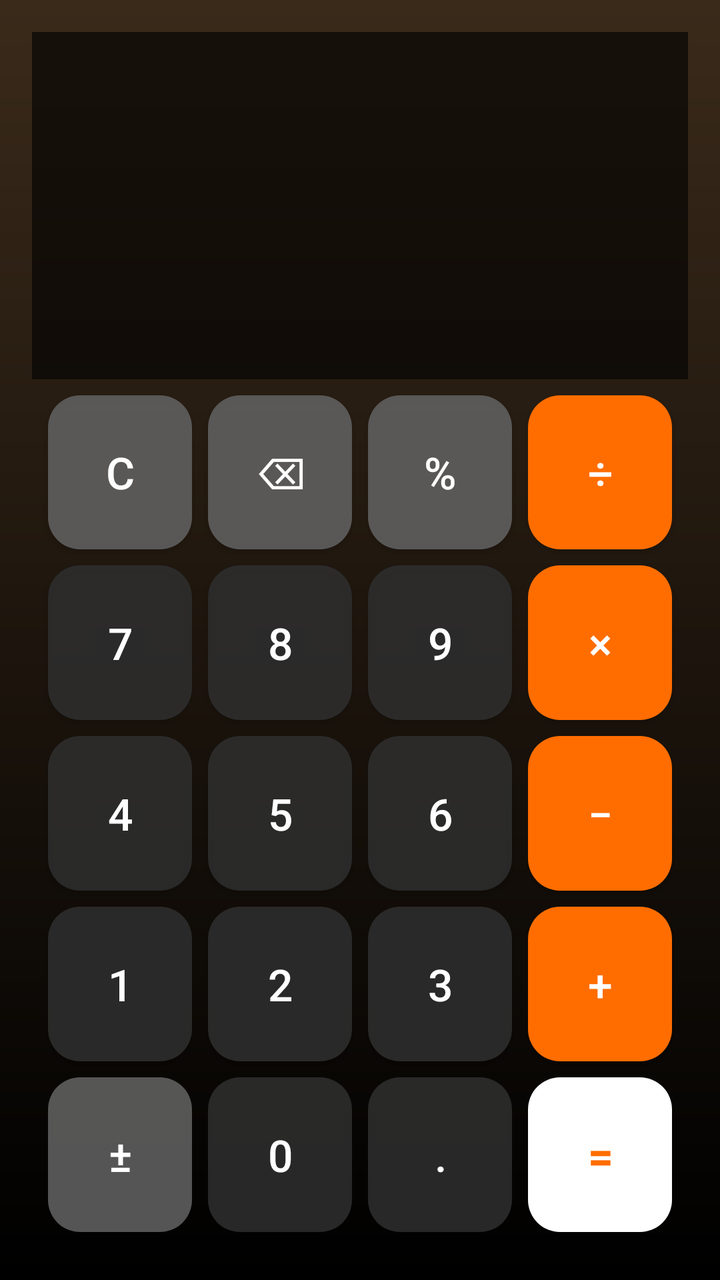
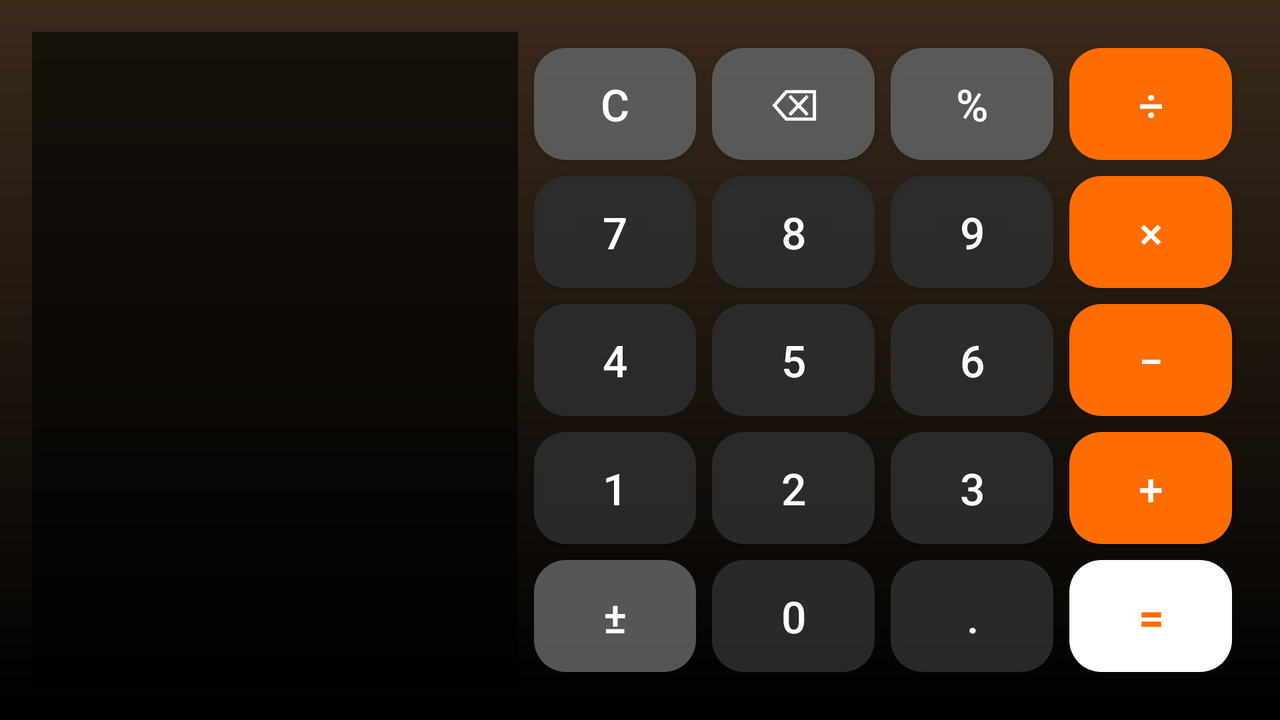

One screen, two layout resources from the same app: the default and the repository's alternative for another configuration. Each is rendered where Android would select it; the XML of both is given below.
<!-- AndroidManifest.xml: activity theme Theme.ED1.Calculadora -->
<!-- res/layout/activity_calculadora_normal.xml -->
<?xml version="1.0" encoding="utf-8"?>
<LinearLayout xmlns:android="http://schemas.android.com/apk/res/android"
    style="@style/Fondo.Pantalla"
    android:layout_width="match_parent"
    android:layout_height="match_parent"
    android:orientation="vertical">

        <LinearLayout
            style="@style/Calc.Display"
            android:layout_width="match_parent"
            android:layout_height="0dp"
            android:layout_weight="2">

            <TextView
                android:id="@+id/tvExpresion"
                style="@style/Calc.Expresion"
                android:layout_width="match_parent"
                android:layout_height="wrap_content" />

            <TextView
                android:id="@+id/tvPantalla"
                style="@style/Calc.Pantalla"
                android:layout_width="match_parent"
                android:layout_height="wrap_content" />
        </LinearLayout>

        <LinearLayout
            style="@style/Calc.Teclado"
            android:layout_width="match_parent"
            android:layout_height="0dp"
            android:layout_weight="5">

            <LinearLayout
                style="@style/Calc.Fila"
                android:layout_width="match_parent"
                android:layout_height="0dp"
                android:layout_weight="1">
            <Button
                style="@style/Boton.Calc.Accion"
                android:layout_width="0dp"
                android:layout_height="match_parent"
                android:layout_weight="1"
                android:onClick="onLimpiar"
                android:text="@string/calc_limpiar" />
            <Button
                style="@style/Boton.Calc.Accion"
                android:layout_width="0dp"
                android:layout_height="match_parent"
                android:layout_weight="1"
                android:onClick="onBorrar"
                android:text="@string/calc_borrar" />
            <Button
                style="@style/Boton.Calc.Accion"
                android:layout_width="0dp"
                android:layout_height="match_parent"
                android:layout_weight="1"
                android:onClick="onPorcentaje"
                android:text="@string/calc_porcentaje" />
            <Button
                style="@style/Boton.Calc.Operador"
                android:layout_width="0dp"
                android:layout_height="match_parent"
                android:layout_weight="1"
                android:onClick="onOperador"
                android:text="@string/calc_div" />
            </LinearLayout>

            <LinearLayout
                style="@style/Calc.Fila"
                android:layout_width="match_parent"
                android:layout_height="0dp"
                android:layout_weight="1">
            <Button
                style="@style/Boton.Calc.Numero"
                android:layout_width="0dp"
                android:layout_height="match_parent"
                android:layout_weight="1"
                android:onClick="onDigito"
                android:text="@string/calc_7" />
            <Button
                style="@style/Boton.Calc.Numero"
                android:layout_width="0dp"
                android:layout_height="match_parent"
                android:layout_weight="1"
                android:onClick="onDigito"
                android:text="@string/calc_8" />
            <Button
                style="@style/Boton.Calc.Numero"
                android:layout_width="0dp"
                android:layout_height="match_parent"
                android:layout_weight="1"
                android:onClick="onDigito"
                android:text="@string/calc_9" />
            <Button
                style="@style/Boton.Calc.Operador"
                android:layout_width="0dp"
                android:layout_height="match_parent"
                android:layout_weight="1"
                android:onClick="onOperador"
                android:text="@string/calc_mult" />
            </LinearLayout>

            <LinearLayout
                style="@style/Calc.Fila"
                android:layout_width="match_parent"
                android:layout_height="0dp"
                android:layout_weight="1">
            <Button
                style="@style/Boton.Calc.Numero"
                android:layout_width="0dp"
                android:layout_height="match_parent"
                android:layout_weight="1"
                android:onClick="onDigito"
                android:text="@string/calc_4" />
            <Button
                style="@style/Boton.Calc.Numero"
                android:layout_width="0dp"
                android:layout_height="match_parent"
                android:layout_weight="1"
                android:onClick="onDigito"
                android:text="@string/calc_5" />
            <Button
                style="@style/Boton.Calc.Numero"
                android:layout_width="0dp"
                android:layout_height="match_parent"
                android:layout_weight="1"
                android:onClick="onDigito"
                android:text="@string/calc_6" />
            <Button
                style="@style/Boton.Calc.Operador"
                android:layout_width="0dp"
                android:layout_height="match_parent"
                android:layout_weight="1"
                android:onClick="onOperador"
                android:text="@string/calc_resta" />
            </LinearLayout>

            <LinearLayout
                style="@style/Calc.Fila"
                android:layout_width="match_parent"
                android:layout_height="0dp"
                android:layout_weight="1">
            <Button
                style="@style/Boton.Calc.Numero"
                android:layout_width="0dp"
                android:layout_height="match_parent"
                android:layout_weight="1"
                android:onClick="onDigito"
                android:text="@string/calc_1" />
            <Button
                style="@style/Boton.Calc.Numero"
                android:layout_width="0dp"
                android:layout_height="match_parent"
                android:layout_weight="1"
                android:onClick="onDigito"
                android:text="@string/calc_2" />
            <Button
                style="@style/Boton.Calc.Numero"
                android:layout_width="0dp"
                android:layout_height="match_parent"
                android:layout_weight="1"
                android:onClick="onDigito"
                android:text="@string/calc_3" />
            <Button
                style="@style/Boton.Calc.Operador"
                android:layout_width="0dp"
                android:layout_height="match_parent"
                android:layout_weight="1"
                android:onClick="onOperador"
                android:text="@string/calc_suma" />
            </LinearLayout>

            <LinearLayout
                style="@style/Calc.Fila"
                android:layout_width="match_parent"
                android:layout_height="0dp"
                android:layout_weight="1">
            <Button
                style="@style/Boton.Calc.Accion"
                android:layout_width="0dp"
                android:layout_height="match_parent"
                android:layout_weight="1"
                android:onClick="onSigno"
                android:text="@string/calc_signo" />
            <Button
                style="@style/Boton.Calc.Numero"
                android:layout_width="0dp"
                android:layout_height="match_parent"
                android:layout_weight="1"
                android:onClick="onDigito"
                android:text="@string/calc_0" />
            <Button
                style="@style/Boton.Calc.Numero"
                android:layout_width="0dp"
                android:layout_height="match_parent"
                android:layout_weight="1"
                android:onClick="onPunto"
                android:text="@string/calc_punto" />
            <Button
                style="@style/Boton.Calc.Igual"
                android:layout_width="0dp"
                android:layout_height="match_parent"
                android:layout_weight="1"
                android:onClick="onIgual"
                android:text="@string/calc_igual" />
            </LinearLayout>
        </LinearLayout>
</LinearLayout>
<!-- resources referenced by this layout -->
<resources>
  <string name="calc_0">0</string>
  <string name="calc_1">1</string>
  <string name="calc_2">2</string>
  <string name="calc_3">3</string>
  <string name="calc_4">4</string>
  <string name="calc_5">5</string>
  <string name="calc_6">6</string>
  <string name="calc_7">7</string>
  <string name="calc_8">8</string>
  <string name="calc_9">9</string>
  <string name="calc_borrar">⌫</string>
  <string name="calc_div">÷</string>
  <string name="calc_igual">=</string>
  <string name="calc_limpiar">C</string>
  <string name="calc_mult">×</string>
  <string name="calc_porcentaje">%</string>
  <string name="calc_punto">.</string>
  <string name="calc_resta">−</string>
  <string name="calc_signo">±</string>
  <string name="calc_suma">+</string>
  <style name="Boton.Calc.Accion">
          <item name="backgroundTint">@color/calc_tecla_accion</item>
      </style>
  <style name="Boton.Calc.Igual">
          <item name="backgroundTint">@color/blanco</item>
          <item name="android:textColor">?attr/colorPrimary</item>
          <item name="android:textStyle">bold</item>
      </style>
  <style name="Boton.Calc.Numero">
          <item name="backgroundTint">@color/calc_tecla_numero</item>
      </style>
  <style name="Boton.Calc.Operador">
          <item name="backgroundTint">?attr/colorPrimary</item>
          <item name="android:textColor">?attr/colorOnPrimary</item>
      </style>
  <style name="Calc.Display" parent="">
          <item name="android:background">@color/calc_pantalla</item>
          <item name="android:orientation">vertical</item>
          <item name="android:gravity">bottom|end</item>
          <item name="android:padding">@dimen/padding_tarjeta</item>
      </style>
  <style name="Calc.Expresion" parent="">
          <item name="android:textColor">@color/calc_texto_secundario</item>
          <item name="android:textSize">@dimen/texto_calc_expresion</item>
          <item name="android:gravity">end</item>
          <item name="android:maxLines">1</item>
          <item name="android:ellipsize">start</item>
      </style>
  <style name="Calc.Fila" parent="">
          <item name="android:orientation">horizontal</item>
      </style>
  <style name="Calc.Teclado" parent="">
          <item name="android:orientation">vertical</item>
          <item name="android:padding">@dimen/inset_tecla</item>
      </style>
  <style name="Fondo.Pantalla" parent="">
          <item name="android:background">?attr/fondoPantalla</item>
          <item name="android:padding">@dimen/padding_pantalla</item>
      </style>
  <color name="calc_tecla_accion">#E0616161</color>
  <color name="blanco">#FFFFFF</color>
  <color name="calc_tecla_numero">#E02E2E2E</color>
  <color name="calc_pantalla">#99000000</color>
  <dimen name="padding_tarjeta">16dp</dimen>
  <color name="calc_texto_secundario">#B3FFFFFF</color>
  <dimen name="texto_calc_expresion">20sp</dimen>
  <color name="calc_texto">@color/blanco</color>
  <dimen name="texto_calc_pantalla_min">18sp</dimen>
  <dimen name="texto_calc_pantalla_max">52sp</dimen>
  <dimen name="inset_tecla">4dp</dimen>
  <dimen name="padding_pantalla">16dp</dimen>
  <color name="naranja">#FF6D00</color>
  <color name="negro">#000000</color>
  <!-- drawable fondo_calculadora (drawable) -->
  <?xml version="1.0" encoding="utf-8"?>
  <shape xmlns:android="http://schemas.android.com/apk/res/android" android:shape="rectangle">
      <gradient
          android:angle="270"
          android:endColor="@color/negro"
          android:startColor="#3A2A1A" />
  </shape>
  <color name="calc_superficie">#CC000000</color>
  <!-- some entries are left out for length -->
</resources>
<!-- res/layout-land/activity_calculadora_normal.xml (the repository's variant of the layout above) -->
<!-- drawn on the phone turned sideways -->
<?xml version="1.0" encoding="utf-8"?>
<LinearLayout xmlns:android="http://schemas.android.com/apk/res/android"
    style="@style/Fondo.Pantalla"
    android:layout_width="match_parent"
    android:layout_height="match_parent"
    android:orientation="horizontal">

        <LinearLayout
            style="@style/Calc.Display"
            android:layout_width="0dp"
            android:layout_height="match_parent"
            android:layout_weight="2">

            <TextView
                android:id="@+id/tvExpresion"
                style="@style/Calc.Expresion"
                android:layout_width="match_parent"
                android:layout_height="wrap_content" />

            <TextView
                android:id="@+id/tvPantalla"
                style="@style/Calc.Pantalla"
                android:layout_width="match_parent"
                android:layout_height="wrap_content" />
        </LinearLayout>

        <LinearLayout
            style="@style/Calc.Teclado"
            android:layout_width="0dp"
            android:layout_height="match_parent"
            android:layout_weight="3">

            <LinearLayout
                style="@style/Calc.Fila"
                android:layout_width="match_parent"
                android:layout_height="0dp"
                android:layout_weight="1">
            <Button
                style="@style/Boton.Calc.Accion"
                android:layout_width="0dp"
                android:layout_height="match_parent"
                android:layout_weight="1"
                android:onClick="onLimpiar"
                android:text="@string/calc_limpiar" />
            <Button
                style="@style/Boton.Calc.Accion"
                android:layout_width="0dp"
                android:layout_height="match_parent"
                android:layout_weight="1"
                android:onClick="onBorrar"
                android:text="@string/calc_borrar" />
            <Button
                style="@style/Boton.Calc.Accion"
                android:layout_width="0dp"
                android:layout_height="match_parent"
                android:layout_weight="1"
                android:onClick="onPorcentaje"
                android:text="@string/calc_porcentaje" />
            <Button
                style="@style/Boton.Calc.Operador"
                android:layout_width="0dp"
                android:layout_height="match_parent"
                android:layout_weight="1"
                android:onClick="onOperador"
                android:text="@string/calc_div" />
            </LinearLayout>

            <LinearLayout
                style="@style/Calc.Fila"
                android:layout_width="match_parent"
                android:layout_height="0dp"
                android:layout_weight="1">
            <Button
                style="@style/Boton.Calc.Numero"
                android:layout_width="0dp"
                android:layout_height="match_parent"
                android:layout_weight="1"
                android:onClick="onDigito"
                android:text="@string/calc_7" />
            <Button
                style="@style/Boton.Calc.Numero"
                android:layout_width="0dp"
                android:layout_height="match_parent"
                android:layout_weight="1"
                android:onClick="onDigito"
                android:text="@string/calc_8" />
            <Button
                style="@style/Boton.Calc.Numero"
                android:layout_width="0dp"
                android:layout_height="match_parent"
                android:layout_weight="1"
                android:onClick="onDigito"
                android:text="@string/calc_9" />
            <Button
                style="@style/Boton.Calc.Operador"
                android:layout_width="0dp"
                android:layout_height="match_parent"
                android:layout_weight="1"
                android:onClick="onOperador"
                android:text="@string/calc_mult" />
            </LinearLayout>

            <LinearLayout
                style="@style/Calc.Fila"
                android:layout_width="match_parent"
                android:layout_height="0dp"
                android:layout_weight="1">
            <Button
                style="@style/Boton.Calc.Numero"
                android:layout_width="0dp"
                android:layout_height="match_parent"
                android:layout_weight="1"
                android:onClick="onDigito"
                android:text="@string/calc_4" />
            <Button
                style="@style/Boton.Calc.Numero"
                android:layout_width="0dp"
                android:layout_height="match_parent"
                android:layout_weight="1"
                android:onClick="onDigito"
                android:text="@string/calc_5" />
            <Button
                style="@style/Boton.Calc.Numero"
                android:layout_width="0dp"
                android:layout_height="match_parent"
                android:layout_weight="1"
                android:onClick="onDigito"
                android:text="@string/calc_6" />
            <Button
                style="@style/Boton.Calc.Operador"
                android:layout_width="0dp"
                android:layout_height="match_parent"
                android:layout_weight="1"
                android:onClick="onOperador"
                android:text="@string/calc_resta" />
            </LinearLayout>

            <LinearLayout
                style="@style/Calc.Fila"
                android:layout_width="match_parent"
                android:layout_height="0dp"
                android:layout_weight="1">
            <Button
                style="@style/Boton.Calc.Numero"
                android:layout_width="0dp"
                android:layout_height="match_parent"
                android:layout_weight="1"
                android:onClick="onDigito"
                android:text="@string/calc_1" />
            <Button
                style="@style/Boton.Calc.Numero"
                android:layout_width="0dp"
                android:layout_height="match_parent"
                android:layout_weight="1"
                android:onClick="onDigito"
                android:text="@string/calc_2" />
            <Button
                style="@style/Boton.Calc.Numero"
                android:layout_width="0dp"
                android:layout_height="match_parent"
                android:layout_weight="1"
                android:onClick="onDigito"
                android:text="@string/calc_3" />
            <Button
                style="@style/Boton.Calc.Operador"
                android:layout_width="0dp"
                android:layout_height="match_parent"
                android:layout_weight="1"
                android:onClick="onOperador"
                android:text="@string/calc_suma" />
            </LinearLayout>

            <LinearLayout
                style="@style/Calc.Fila"
                android:layout_width="match_parent"
                android:layout_height="0dp"
                android:layout_weight="1">
            <Button
                style="@style/Boton.Calc.Accion"
                android:layout_width="0dp"
                android:layout_height="match_parent"
                android:layout_weight="1"
                android:onClick="onSigno"
                android:text="@string/calc_signo" />
            <Button
                style="@style/Boton.Calc.Numero"
                android:layout_width="0dp"
                android:layout_height="match_parent"
                android:layout_weight="1"
                android:onClick="onDigito"
                android:text="@string/calc_0" />
            <Button
                style="@style/Boton.Calc.Numero"
                android:layout_width="0dp"
                android:layout_height="match_parent"
                android:layout_weight="1"
                android:onClick="onPunto"
                android:text="@string/calc_punto" />
            <Button
                style="@style/Boton.Calc.Igual"
                android:layout_width="0dp"
                android:layout_height="match_parent"
                android:layout_weight="1"
                android:onClick="onIgual"
                android:text="@string/calc_igual" />
            </LinearLayout>
        </LinearLayout>
</LinearLayout>
